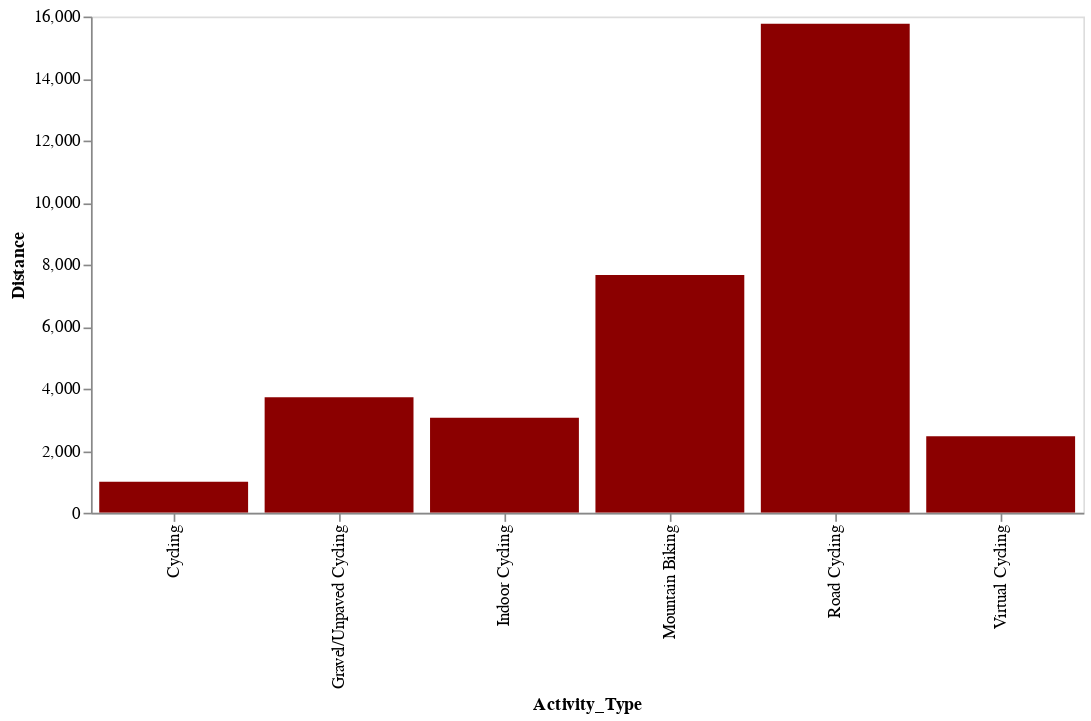

The code cell stored with this chart in its notebook:
### Code cell
alt.Chart(activities).mark_bar(color='darkred').encode(
    x='Activity_Type:N',
    y='Distance:Q',
    tooltip=['Distance', 'Activity_Type']
).configure_axis(
    grid=False
).properties(
    width=600,
    height=300
).interactive()

### Figure 1 — Vega-Lite specification as saved in the notebook (floating-point values rounded to 4 significant figures)
{"config": {"view": {"continuousWidth": 400, "continuousHeight": 300}, "axis": {"grid": false}}, "data": {"name": "data-808884454030d7c5bf28007143226de3"}, "mark": {"type": "bar", "color": "darkred"}, "encoding": {"tooltip": [{"field": "Distance", "type": "quantitative"}, {"field": "Activity_Type", "type": "nominal"}], "x": {"field": "Activity_Type", "type": "nominal"}, "y": {"field": "Distance", "type": "quantitative"}}, "height": 300, "selection": {"selector018": {"type": "interval", "bind": "scales", "encodings": ["x", "y"]}}, "width": 600, "$schema": "https://vega.github.io/schema/vega-lite/v4.17.0.json", "datasets": {"data-808884454030d7c5bf28007143226de3": [{"Activity_Type": "Cycling", "amount_of_rides": 78, "Distance": 997.3}, {"Activity_Type": "Gravel/Unpaved Cycling", "amount_of_rides": 73, "Distance": 3726.0}, {"Activity_Type": "Indoor Cycling", "amount_of_rides": 109, "Distance": 3063.0}, {"Activity_Type": "Mountain Biking", "amount_of_rides": 206, "Distance": 7667.0}, {"Activity_Type": "Road Cycling", "amount_of_rides": 213, "Distance": 15770.0}, {"Activity_Type": "Virtual Cycling", "amount_of_rides": 83, "Distance": 2463.0}]}}
